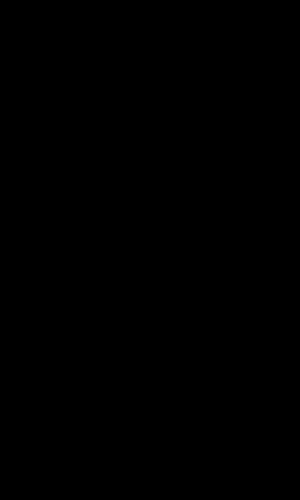
Frame 1 (no input)
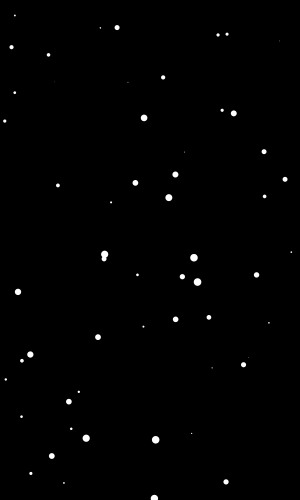
Frame 60 (the mouse pressed at the canvas centre just before this capture)
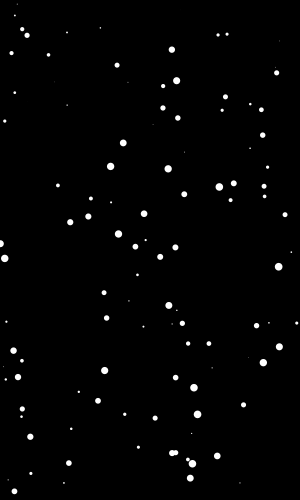
Frame 120 (the mouse held since frame 60 and released just before this capture)

The Processing sketch that drew these frames (run headless with seeded random() and noise(); from frame 60 on, the mouse is pressed at the canvas centre):

// Processing sketch: Drops
// ── Drops.pde
float globalScale = 2;
float bindingLimit = 2;
float speedBace = 0.3;
float speedSizeFactor = 0.5;

ArrayList drops;

void setup(){
  size(300, 500);
  ellipseMode(CENTER);
  
  bindingLimit *= globalScale;
  speedBace *= globalScale;
  speedSizeFactor *= globalScale;
  
  drops = new ArrayList();
}

void draw(){
  background(0);
  arrays();
  
  drops.add(new Drop(random(width), random(height), random(4)));
}

void arrays(){
  for(int i=0; i<drops.size(); i++) if(((Drop) drops.get(i)).is) ((Drop) drops.get(i)).draw();
  else drops.remove(i);
}

// ── Drop.pde
class Drop{
  boolean is = true;
  float x, y, s;
  
  
  Drop(float x, float y, float s){
    this.x = x;
    this.y = y;
    this.s = s*globalScale;
  }
  
  void draw(){
    move();
    collide();
    basicRules();
    render();
  }
  
  void collide(){
    
  }
  
  void basicRules(){
    if(x<0 || y<0 || x>width || y>height) is = false;
  }
  
  
  void move(){
    if(s>bindingLimit){
      y += speedBace*speedSizeFactor*(s - bindingLimit);
    }
  }
  
  void render(){
    noStroke();
    fill(255);
    ellipse(x,y,s,s);
  }
}
